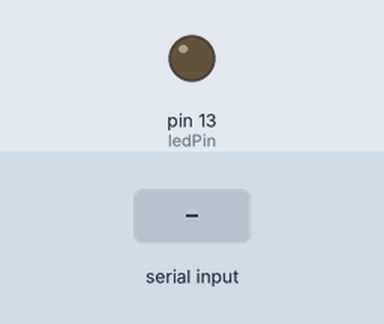
Recording of a sketch running on a simulated Arduino Uno, built with avr-gcc and run on an emulated ATmega328P. On the bench: output pins drawn as LEDs (lit = HIGH). The inputs (shaded band) are chosen by the test bench.

Above: at 1.2 s.
1.3 s: "1" received over the second serial link
At 1.9 s:
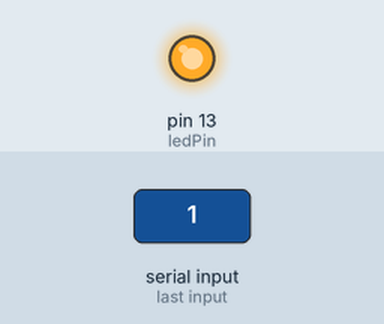
2.8 s: "0" received over the second serial link
At 3.2 s:
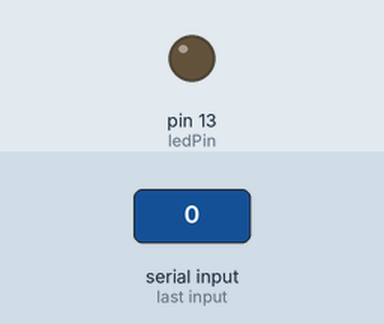
4.3 s: "L" received over the second serial link
At 5.5 s:
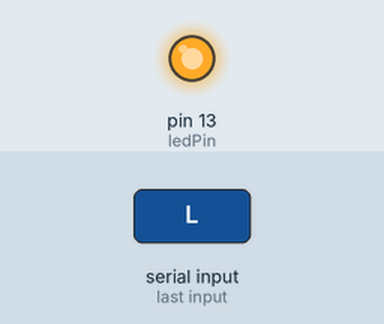
Timing chart, 0 to 7.3 s (numbered marks = the images above; inputs shaded):
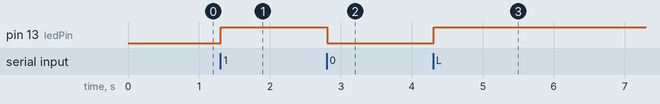

Measured:
- after the input at 1.3 s, pin 13 (ledPin): LOW → HIGH at once
- after the input at 2.8 s, pin 13 (ledPin): HIGH → LOW at once
- after the input at 4.3 s, pin 13 (ledPin): LOW → HIGH at once

The sketch:

ReciveFromPC.ino
```cpp
#include <SoftwareSerial.h>

// Transmitter and reciever pins
int txPin = 11;
int rxPin = 10;

int ledPin = 13;

// Create a softwareSerial class
SoftwareSerial connection(rxPin, txPin);

// Data from the PC
int bluetoothData;

void setup(){
   connection.begin(115200);
   connection.println("Bluetooth On. Pres 1 or 0 to control LED");
   pinMode(ledPin, OUTPUT);
   digitalWrite(ledPin, LOW);
}

void loop() {
   if (connection.available()) {
     bluetoothData = connection.read();

     // If the data recieved is 1, turn on the LED
     if (bluetoothData == '1') {
       digitalWrite(ledPin, HIGH);
       connection.println("LED on");
     }

     // If it is 0, turn the LED off
     if (bluetoothData == '0') {
       digitalWrite(ledPin, LOW);
       connection.println("LED off");
     }

     if (bluetoothData == 'L'){
       digitalWrite(ledPin, HIGH);
       connection.println("LED turned on");
     } else if (bluetoothData == 'l') {
       digitalWrite(ledPin, LOW);
       connection.println("LED turned off");
     }
   }

   // Delay between each command
   delay(100);
}
```
